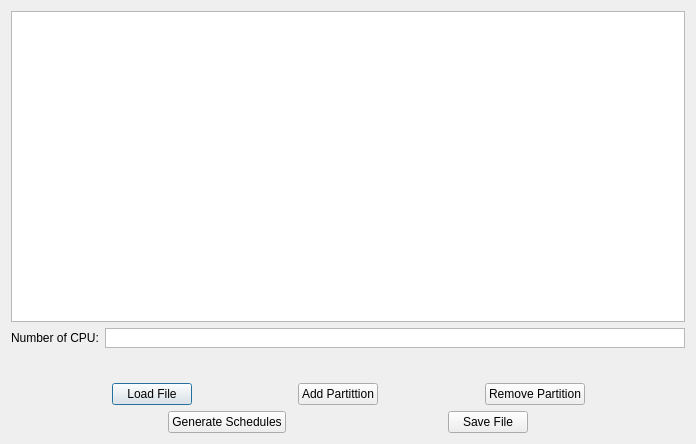
<?xml version="1.0" encoding="UTF-8"?>
<ui version="4.0">
 <class>ASC</class>
 <widget class="QDialog" name="ASC">
  <property name="geometry">
   <rect>
    <x>0</x>
    <y>0</y>
    <width>696</width>
    <height>444</height>
   </rect>
  </property>
  <property name="windowTitle">
   <string>Dialog</string>
  </property>
  <layout class="QVBoxLayout" name="verticalLayout">
   <item>
    <widget class="QTableWidget" name="tableWidget">
     <property name="sizePolicy">
      <sizepolicy hsizetype="Expanding" vsizetype="Expanding">
       <horstretch>0</horstretch>
       <verstretch>0</verstretch>
      </sizepolicy>
     </property>
    </widget>
   </item>
   <item>
    <layout class="QHBoxLayout" name="horizontalLayout_3">
     <item>
      <widget class="QLabel" name="numCPULabel">
       <property name="sizePolicy">
        <sizepolicy hsizetype="Preferred" vsizetype="Fixed">
         <horstretch>0</horstretch>
         <verstretch>0</verstretch>
        </sizepolicy>
       </property>
       <property name="maximumSize">
        <size>
         <width>16777215</width>
         <height>20</height>
        </size>
       </property>
       <property name="text">
        <string>Number of CPU:</string>
       </property>
      </widget>
     </item>
     <item>
      <widget class="QPlainTextEdit" name="numCPUTextEdit">
       <property name="sizePolicy">
        <sizepolicy hsizetype="Expanding" vsizetype="Fixed">
         <horstretch>0</horstretch>
         <verstretch>0</verstretch>
        </sizepolicy>
       </property>
       <property name="maximumSize">
        <size>
         <width>16777215</width>
         <height>20</height>
        </size>
       </property>
       <property name="verticalScrollBarPolicy">
        <enum>Qt::ScrollBarAlwaysOff</enum>
       </property>
      </widget>
     </item>
    </layout>
   </item>
   <item>
    <spacer name="verticalSpacer">
     <property name="orientation">
      <enum>Qt::Vertical</enum>
     </property>
     <property name="sizeType">
      <enum>QSizePolicy::Fixed</enum>
     </property>
     <property name="sizeHint" stdset="0">
      <size>
       <width>20</width>
       <height>29</height>
      </size>
     </property>
    </spacer>
   </item>
   <item>
    <layout class="QHBoxLayout" name="horizontalLayout">
     <item>
      <spacer name="horizontalSpacer">
       <property name="orientation">
        <enum>Qt::Horizontal</enum>
       </property>
       <property name="sizeHint" stdset="0">
        <size>
         <width>40</width>
         <height>20</height>
        </size>
       </property>
      </spacer>
     </item>
     <item>
      <widget class="QPushButton" name="loadButton">
       <property name="text">
        <string>Load File</string>
       </property>
      </widget>
     </item>
     <item>
      <spacer name="horizontalSpacer_2">
       <property name="orientation">
        <enum>Qt::Horizontal</enum>
       </property>
       <property name="sizeHint" stdset="0">
        <size>
         <width>40</width>
         <height>20</height>
        </size>
       </property>
      </spacer>
     </item>
     <item>
      <widget class="QPushButton" name="addPartitionButton">
       <property name="text">
        <string>Add Partittion</string>
       </property>
      </widget>
     </item>
     <item>
      <spacer name="horizontalSpacer_3">
       <property name="orientation">
        <enum>Qt::Horizontal</enum>
       </property>
       <property name="sizeHint" stdset="0">
        <size>
         <width>40</width>
         <height>20</height>
        </size>
       </property>
      </spacer>
     </item>
     <item>
      <widget class="QPushButton" name="removePartitionButton">
       <property name="text">
        <string>Remove Partition</string>
       </property>
      </widget>
     </item>
     <item>
      <spacer name="horizontalSpacer_4">
       <property name="orientation">
        <enum>Qt::Horizontal</enum>
       </property>
       <property name="sizeHint" stdset="0">
        <size>
         <width>40</width>
         <height>20</height>
        </size>
       </property>
      </spacer>
     </item>
    </layout>
   </item>
   <item>
    <layout class="QHBoxLayout" name="horizontalLayout_2">
     <item>
      <spacer name="horizontalSpacer_5">
       <property name="orientation">
        <enum>Qt::Horizontal</enum>
       </property>
       <property name="sizeHint" stdset="0">
        <size>
         <width>40</width>
         <height>20</height>
        </size>
       </property>
      </spacer>
     </item>
     <item>
      <widget class="QPushButton" name="generateButton">
       <property name="text">
        <string>Generate Schedules</string>
       </property>
      </widget>
     </item>
     <item>
      <spacer name="horizontalSpacer_6">
       <property name="orientation">
        <enum>Qt::Horizontal</enum>
       </property>
       <property name="sizeHint" stdset="0">
        <size>
         <width>40</width>
         <height>20</height>
        </size>
       </property>
      </spacer>
     </item>
     <item>
      <widget class="QPushButton" name="saveButton">
       <property name="text">
        <string>Save File</string>
       </property>
      </widget>
     </item>
     <item>
      <spacer name="horizontalSpacer_7">
       <property name="orientation">
        <enum>Qt::Horizontal</enum>
       </property>
       <property name="sizeHint" stdset="0">
        <size>
         <width>40</width>
         <height>20</height>
        </size>
       </property>
      </spacer>
     </item>
    </layout>
   </item>
  </layout>
 </widget>
 <resources/>
 <connections/>
</ui>
